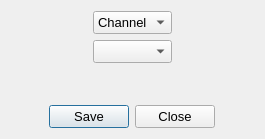
<?xml version="1.0" encoding="UTF-8"?>
<ui version="4.0">
 <class>Dialog</class>
 <widget class="QDialog" name="Dialog">
  <property name="geometry">
   <rect>
    <x>0</x>
    <y>0</y>
    <width>265</width>
    <height>139</height>
   </rect>
  </property>
  <property name="font">
   <font>
    <family>Arial</family>
   </font>
  </property>
  <property name="windowTitle">
   <string>Channel</string>
  </property>
  <layout class="QGridLayout" name="gridLayout">
   <item row="0" column="0">
    <spacer name="horizontalSpacer">
     <property name="orientation">
      <enum>Qt::Horizontal</enum>
     </property>
     <property name="sizeHint" stdset="0">
      <size>
       <width>40</width>
       <height>20</height>
      </size>
     </property>
    </spacer>
   </item>
   <item row="4" column="0" colspan="3">
    <layout class="QHBoxLayout" name="horizontalLayout">
     <item>
      <spacer name="horizontalSpacer_3">
       <property name="orientation">
        <enum>Qt::Horizontal</enum>
       </property>
       <property name="sizeHint" stdset="0">
        <size>
         <width>40</width>
         <height>20</height>
        </size>
       </property>
      </spacer>
     </item>
     <item>
      <widget class="QPushButton" name="btn_save">
       <property name="font">
        <font>
         <family>Arial</family>
         <pointsize>10</pointsize>
        </font>
       </property>
       <property name="text">
        <string>Save</string>
       </property>
      </widget>
     </item>
     <item>
      <widget class="QPushButton" name="btn_close">
       <property name="font">
        <font>
         <family>Arial</family>
         <pointsize>10</pointsize>
        </font>
       </property>
       <property name="text">
        <string>Close</string>
       </property>
      </widget>
     </item>
     <item>
      <spacer name="horizontalSpacer_4">
       <property name="orientation">
        <enum>Qt::Horizontal</enum>
       </property>
       <property name="sizeHint" stdset="0">
        <size>
         <width>40</width>
         <height>20</height>
        </size>
       </property>
      </spacer>
     </item>
    </layout>
   </item>
   <item row="0" column="2">
    <spacer name="horizontalSpacer_2">
     <property name="orientation">
      <enum>Qt::Horizontal</enum>
     </property>
     <property name="sizeHint" stdset="0">
      <size>
       <width>40</width>
       <height>20</height>
      </size>
     </property>
    </spacer>
   </item>
   <item row="3" column="1">
    <spacer name="verticalSpacer">
     <property name="orientation">
      <enum>Qt::Vertical</enum>
     </property>
     <property name="sizeHint" stdset="0">
      <size>
       <width>20</width>
       <height>40</height>
      </size>
     </property>
    </spacer>
   </item>
   <item row="2" column="1">
    <widget class="QComboBox" name="comboBox_channl_selct_section">
     <property name="font">
      <font>
       <family>Arial</family>
       <pointsize>10</pointsize>
      </font>
     </property>
    </widget>
   </item>
   <item row="0" column="1">
    <widget class="QComboBox" name="comboBox_channel">
     <property name="font">
      <font>
       <pointsize>10</pointsize>
      </font>
     </property>
     <item>
      <property name="text">
       <string>Channel</string>
      </property>
     </item>
    </widget>
   </item>
  </layout>
 </widget>
 <resources/>
 <connections/>
</ui>
